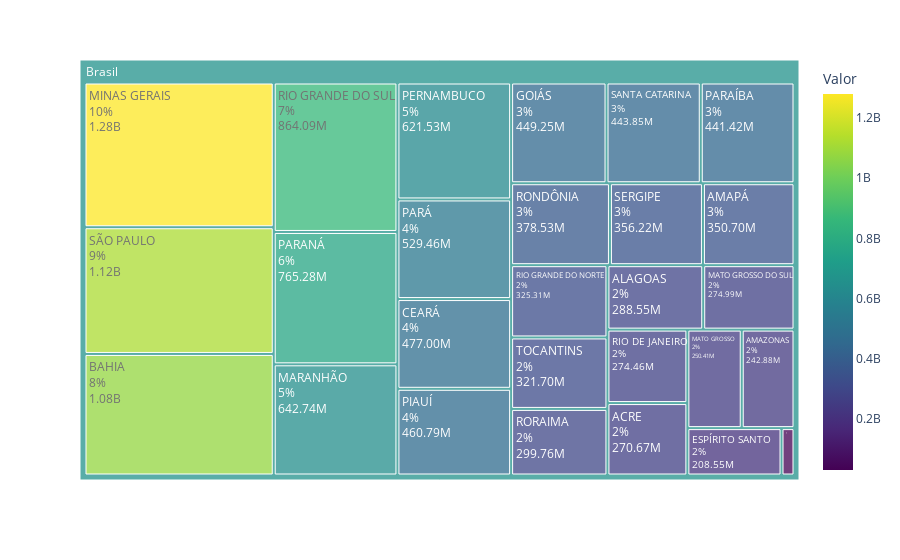

Write notebook code for a chart like this one.
### Markdown cell above
Como são muitas linhas, seria melhor ver num gráfico. Vamos criar um treemap para isso. 

No gráfico eu gostaria de ver os valores fossem apresentados de forma diferente afim de não coupar muito espaço no gráfico. Por exemplo:

- milhares: 1000 = 1K
- milhões: 1000000 = 1M
- bilhões: 1000000000 = 1B

### Code cell
# apresentar os valores no formato 1K, 1M, 1B
def f(row):
    if row['Valor'] >= 10**9:
        val = row['Valor']/10**9
        val = '{0:.2f}B'.format(val)
    elif row['Valor'] >= 10**6 and row['Valor'] < 10**9:
        val = row['Valor']/10**6
        val = '{0:.2f}M'.format(val)
    elif row['Valor'] >= 10**3 and row['Valor'] < 10**6:
        val = row['Valor']/10**3
        val = '{0:.2f}K'.format(val)
    else:
        val = '{0:.2f}'.format(row['Valor'])
    return val



emendas_estaduais_agg['vlr_prty'] = emendas_estaduais_agg.apply(f, axis=1)
# emendas_estaduais_agg.head()

# treemap com os valores por estado
fig1 = px.treemap(emendas_estaduais_agg, path=[px.Constant("Brasil"), "Estado"], values="Valor", color="Valor", color_continuous_scale='viridis')
fig1.update_traces(
    text=emendas_estaduais_agg['vlr_prty'],
    textinfo="label+text+percent root", root_color="lightgrey", selector=dict(type='treemap')
    ,opacity=0.75
)
fig1.show()

### Figure 1 — Plotly figure (JSON) as saved in the notebook; plotly's stock layout.template omitted (floating-point values rounded to 4 significant figures)
{"data": [{"branchvalues": "total", "customdata": [[270700000.0], [288500000.0], [350700000.0], [242900000.0], [1075000000.0], [477000000.0], [28720000.0], [208500000.0], [449300000.0], [642700000.0], [250400000.0], [275000000.0], [1280000000.0], [765300000.0], [441400000.0], [529500000.0], [621500000.0], [460800000.0], [274500000.0], [325300000.0], [864100000.0], [378500000.0], [299800000.0], [443800000.0], [356200000.0], [1121000000.0], [321700000.0], [664200000.0]], "domain": {"x": [0, 1], "y": [0, 1]}, "hovertemplate": "labels=%{label}<br>Valor_sum=%{value}<br>parent=%{parent}<br>id=%{id}<br>Valor=%{color}<extra></extra>", "ids": ["Brasil/ACRE", "Brasil/ALAGOAS", "Brasil/AMAPÁ", "Brasil/AMAZONAS", "Brasil/BAHIA", "Brasil/CEARÁ", "Brasil/DISTRITO FEDERAL", "Brasil/ESPÍRITO SANTO", "Brasil/GOIÁS", "Brasil/MARANHÃO", "Brasil/MATO GROSSO", "Brasil/MATO GROSSO DO SUL", "Brasil/MINAS GERAIS", "Brasil/PARANÁ", "Brasil/PARAÍBA", "Brasil/PARÁ", "Brasil/PERNAMBUCO", "Brasil/PIAUÍ", "Brasil/RIO DE JANEIRO", "Brasil/RIO GRANDE DO NORTE", "Brasil/RIO GRANDE DO SUL", "Brasil/RONDÔNIA", "Brasil/RORAIMA", "Brasil/SANTA CATARINA", "Brasil/SERGIPE", "Brasil/SÃO PAULO", "Brasil/TOCANTINS", "Brasil"], "labels": ["ACRE", "ALAGOAS", "AMAPÁ", "AMAZONAS", "BAHIA", "CEARÁ", "DISTRITO FEDERAL", "ESPÍRITO SANTO", "GOIÁS", "MARANHÃO", "MATO GROSSO", "MATO GROSSO DO SUL", "MINAS GERAIS", "PARANÁ", "PARAÍBA", "PARÁ", "PERNAMBUCO", "PIAUÍ", "RIO DE JANEIRO", "RIO GRANDE DO NORTE", "RIO GRANDE DO SUL", "RONDÔNIA", "RORAIMA", "SANTA CATARINA", "SERGIPE", "SÃO PAULO", "TOCANTINS", "Brasil"], "marker": {"coloraxis": "coloraxis", "colors": [270700000.0, 288500000.0, 350700000.0, 242900000.0, 1075000000.0, 477000000.0, 28720000.0, 208500000.0, 449300000.0, 642700000.0, 250400000.0, 275000000.0, 1280000000.0, 765300000.0, 441400000.0, 529500000.0, 621500000.0, 460800000.0, 274500000.0, 325300000.0, 864100000.0, 378500000.0, 299800000.0, 443800000.0, 356200000.0, 1121000000.0, 321700000.0, 664200000.0]}, "name": "", "opacity": 0.75, "parents": ["Brasil", "Brasil", "Brasil", "Brasil", "Brasil", "Brasil", "Brasil", "Brasil", "Brasil", "Brasil", "Brasil", "Brasil", "Brasil", "Brasil", "Brasil", "Brasil", "Brasil", "Brasil", "Brasil", "Brasil", "Brasil", "Brasil", "Brasil", "Brasil", "Brasil", "Brasil", "Brasil", ""], "root": {"color": "lightgrey"}, "text": ["270.67M", "288.55M", "350.70M", "242.88M", "1.08B", "477.00M", "28.72M", "208.55M", "449.25M", "642.74M", "250.41M", "274.99M", "1.28B", "765.28M", "441.42M", "529.46M", "621.53M", "460.79M", "274.46M", "325.31M", "864.09M", "378.53M", "299.76M", "443.85M", "356.22M", "1.12B", "321.70M"], "textinfo": "label+text+percent root", "type": "treemap", "values": [270700000.0, 288500000.0, 350700000.0, 242900000.0, 1075000000.0, 477000000.0, 28720000.0, 208500000.0, 449300000.0, 642700000.0, 250400000.0, 275000000.0, 1280000000.0, 765300000.0, 441400000.0, 529500000.0, 621500000.0, 460800000.0, 274500000.0, 325300000.0, 864100000.0, 378500000.0, 299800000.0, 443800000.0, 356200000.0, 1121000000.0, 321700000.0, 13040000000.0]}], "layout": {"coloraxis": {"colorbar": {"title": {"text": "Valor"}}, "colorscale": [[0, "#440154"], [0.1111, "#482878"], [0.2222, "#3e4989"], [0.3333, "#31688e"], [0.4444, "#26828e"], [0.5556, "#1f9e89"], [0.6667, "#35b779"], [0.7778, "#6ece58"], [0.8889, "#b5de2b"], [1, "#fde725"]]}, "legend": {"tracegroupgap": 0}, "margin": {"t": 60}}}
